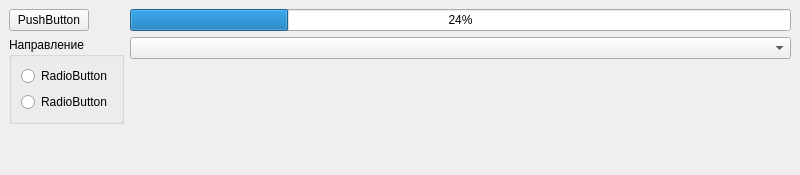
<?xml version="1.0" encoding="UTF-8"?>
<ui version="4.0">
 <class>MainWindow</class>
 <widget class="QMainWindow" name="MainWindow">
  <property name="geometry">
   <rect>
    <x>0</x>
    <y>0</y>
    <width>800</width>
    <height>175</height>
   </rect>
  </property>
  <property name="windowTitle">
   <string>MainWindow</string>
  </property>
  <widget class="QWidget" name="centralwidget">
   <layout class="QFormLayout" name="formLayout">
    <item row="1" column="1">
     <widget class="QProgressBar" name="pBar_main">
      <property name="value">
       <number>24</number>
      </property>
     </widget>
    </item>
    <item row="5" column="1">
     <widget class="QComboBox" name="cb_progress_value"/>
    </item>
    <item row="1" column="0">
     <widget class="QPushButton" name="pb_progress">
      <property name="text">
       <string>PushButton</string>
      </property>
     </widget>
    </item>
    <item row="5" column="0">
     <widget class="QGroupBox" name="groupBox">
      <property name="title">
       <string>Направление</string>
      </property>
      <layout class="QVBoxLayout" name="verticalLayout">
       <item>
        <widget class="QRadioButton" name="rb_up">
         <property name="text">
          <string>RadioButton</string>
         </property>
        </widget>
       </item>
       <item>
        <widget class="QRadioButton" name="rb_down">
         <property name="text">
          <string>RadioButton</string>
         </property>
        </widget>
       </item>
      </layout>
     </widget>
    </item>
   </layout>
  </widget>
 </widget>
 <resources/>
 <connections/>
</ui>
